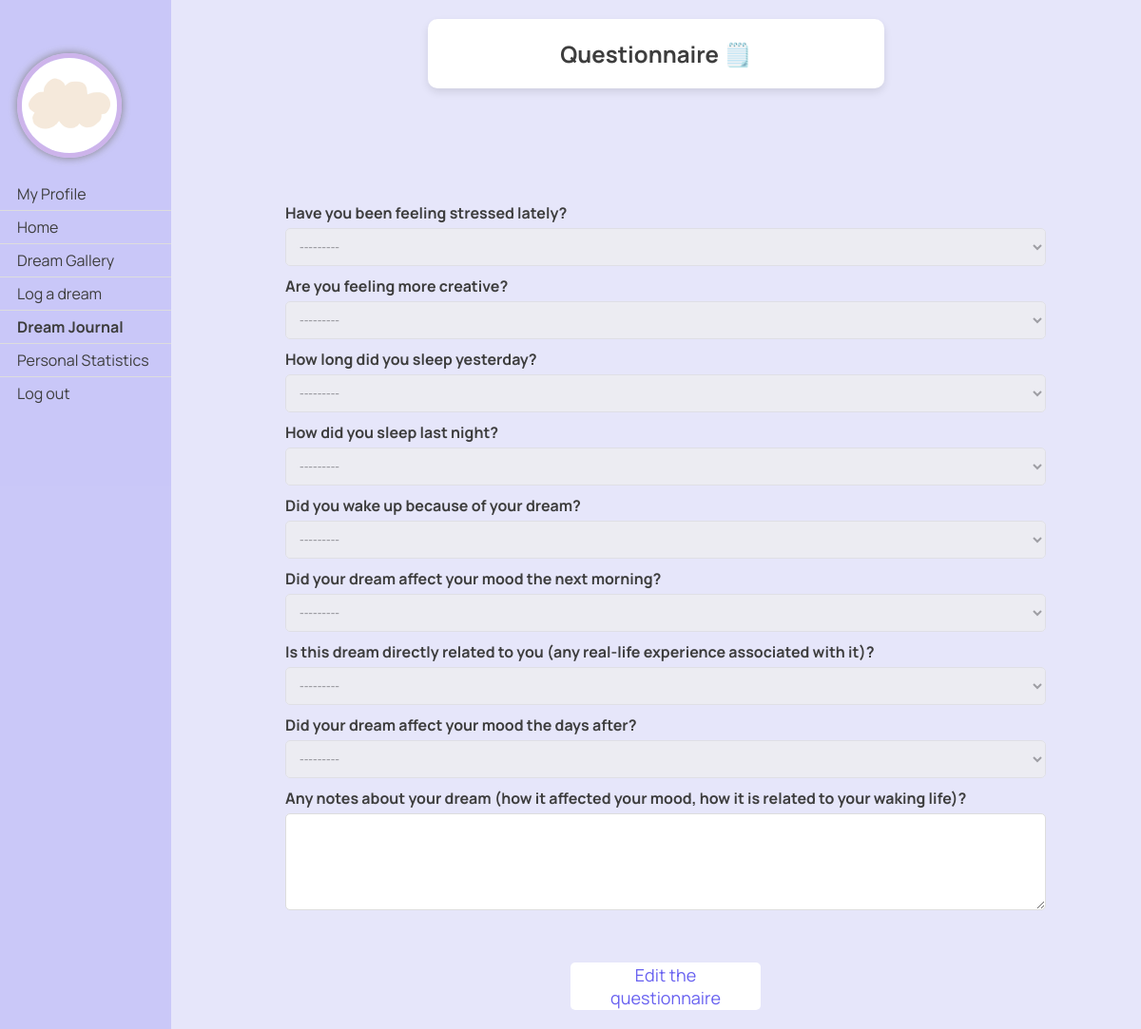
Page /dreams/questionnaire/313/ (signed in) on the committed database.
### dreams/models.py (models this page shows, shortened)
class Profile(models.Model):
    user = models.OneToOneField(User, on_delete=models.CASCADE)
    avatar = models.CharField(max_length=100, choices=[
        ('1.jpg', 'Picture 1'),
        ('3.jpg', 'Picture 3'),
        ('4.jpg', 'Picture 4'),
        ('5.jpg', 'Picture 5'),
        ('6.jpg', 'Picture 6'),
        ('7.jpg', 'Picture 7'),
        ('8.jpg', 'Picture 8'),
        ('9.jpg', 'Picture 9'),
        ('10.jpg', 'Picture 10'),
        ('11.jpg', 'Picture 11'),
        ('12.jpg', 'Picture 12'),
        ('13.jpg', 'Picture 13'),
    ],
                              default='1.jpg')
    bio = models.TextField()

class Questionnaire(models.Model):
    dream = models.OneToOneField(Dream, on_delete=models.CASCADE, related_name='questionnaire')
    quality_option = [
        ('0', 'Very poor'),
        ('1', 'Poor'),
        ('2', 'Neutral'),
        ('3', 'Good'),
        ('4', 'Very Good'),
    ]
    boolean_option = [
        ('0', 'No'),
        ('1', 'Yes'),
    ]
    duration_option = [
        ('0', 'Less than 3 hours'),
        ('1', '3-5 hours'),
        ('2', '6-8 hours'),
        ('3', 'More than 8 hours'),
    ]
    stress = models.CharField(max_length=1, choices=boolean_option, blank=True, null=True)
    creativity = models.CharField(max_length=1, choices=boolean_option, blank=True, null=True)
    sleep_duration = models.CharField(max_length=1, choices=duration_option, blank=True, null=True)
    sleep_quality = models.CharField(max_length=1, choices=quality_option, blank=True, null=True)
    awakening = models.CharField(max_length=1, choices=boolean_option, blank=True, null=True)
    morning_mood = models.CharField(max_length=1, choices=boolean_option, blank=True, null=True)
    dream_relation_oneself = models.CharField(max_length=1, choices=boolean_option, blank=True, null=True)
    dream_impact_mood = models.CharField(max_length=1, choices=boolean_option, blank=True, null=True)
    notes = models.TextField(blank=True, null=True)

### dreams/views.py (the view, shortened to what this page needs)
# urls.py: path('questionnaire/<int:dream_id>/', views.questionnaire, name='questionnaire'),
@login_required
def questionnaire(request, dream_id):
    dream = get_object_or_404(Dream, id=dream_id)
    edit_questionnaire = False
    view_only = request.method == 'GET'
    if hasattr(dream, 'questionnaire'):
        questionnaire = dream.questionnaire
        form = QuestionnaireForm(instance=questionnaire)
        if view_only:
            for field in form.fields.values():
                field.widget.attrs['disabled'] = 'disabled'
    else:
        questionnaire = None
        form = QuestionnaireForm()
    return render(request, 'dreams/questionnaire.html', {'form': form, 'dream': dream, 'view_only': view_only, 'edit_questionnaire': edit_questionnaire})

### dreams/templates/dreams/questionnaire.html (shortened to what this page needs)
{% load static %}
<!DOCTYPE html>
<html lang="en">
<head>
    <link rel="stylesheet" type="text/css" href="{% static 'css/styles.css' %}">
</head>
<body>
<div class="sidenav">
    <a href="{% url 'dreams:profile' %}" class="profile-link">
        <img src="{% static 'pfps/'|add:user.profile.avatar %}"
             style="width: 100px; height: 100px; border-radius: 50%; border: 5px solid #cdb4eb; box-shadow: 0 0 10px #808080;">
        <br></br>
        <span>My Profile</span>
    </a>
    <a href="/">Home</a>
    <a href="{% url 'dreams:gallery' %}">Dream Gallery</a>
    <a href="{% url 'dreams:log_dream' %}">Log a dream</a>
    <a href="{% url 'dreams:dream_journal' %}"><b>Dream Journal</b></a>
    <a href="{% url 'dreams:personal_statistics' %}">Personal Statistics</a>
    <a href="{% url 'logout' %}">Log out</a>
</div>
<div class="header">
    <h2>Questionnaire 🗒️</h2>
</div>
    <div class="container">
        <form class="form-container" method="post">
            {% for field in form %}
                <div class="form-group">
                    {{ field.label_tag }}
                    {{ field }}
                </div>
            {% endfor %}
            {% if view_only %}
                <div style="display: flex; gap: 10px; margin-top: 50px; justify-content: center;">
                    <form action="{% url 'dreams:questionnaire' dream.id %}" method="post">
                        <button type="submit" name="edit_questionnaire" value="true" class="btn">Edit the questionnaire</button>
                    </form>
                </div>
             {% else %}
             <button type="submit" class="btn btn-primary">Submit</button>
            {% endif %}
        </form>
    </div>
</body>
</html>

### static/css/styles.css (style rules this page uses)
body { font-family: 'Manrope', -apple-system, BlinkMacSystemFont, "Segoe UI", Roboto, Oxygen-Sans, Ubuntu, Cantarell, "Helvetica Neue", sans-serif; margin: 0; padding: 0; background-color: #E6E6FA; }
.button, button { font-family: 'Manrope', sans-serif; background-color: white; color: rgba(103, 96, 240); text-decoration: none; padding: 10px 20px; border: none; border-radius: 5px; font-size: 18px; cursor: pointer; width: 200px; height: 50px; display: inline-flex; align-items: center; justify-content: center; transition: background-color 0.3s, color 0.3s; }

### dreams/templates/dreams/questionnaire.html (style rules this page uses)
body, html { margin: 0; padding: 0; width: 100%; height: 100%; font-family: 'Manrope', -apple-system, BlinkMacSystemFont, "Segoe UI", Roboto, Oxygen-Sans, Ubuntu, Cantarell, "Helvetica Neue", sans-serif; display: flex; flex-direction: column; justify-content: space-between; align-items: center; }
.header { background: #FFFFFF; color: #3D3D3D; border-radius: 10px; box-shadow: 0 4px 8px rgba(0, 0, 0, 0.1); width: 40%; text-align: center; margin-top: 20px; margin-left: 180px; margin-bottom: 220px; z-index: 2; position: relative; }
.sidenav { height: 100%; width: 180px; position: fixed; z-index: 1; top: 0; left: 0; background-color: rgba(103, 96, 240, 0.224); overflow-x: hidden; padding-top: 50px; }
.sidenav a { padding: 6px 8px 6px 18px; text-decoration: none; font-size: 16px; color: #3D3D3D; display: block; border-bottom: 1px solid #ddd; }
.sidenav a:last-child { border-bottom: none; }
.container { display: flex; flex-direction: column; font-family: 'Manrope'; justify-content: center; align-items: center; width: calc(100% - 200px); height: calc(100vh - 150px); margin-left: 200px; z-index: 1; }
.form-container { max-width: 800px; width: 100%; padding: 20px; border-radius: 10px; }
.form-group { margin-bottom: 10px; }
.form-group label { display: block; font-weight: bold; margin-bottom: 5px; color: #3D3D3D; }
.form-group input, .form-group select, .form-group textarea { width: 100%; padding: 10px; border: 1px solid #ddd; border-radius: 5px; box-sizing: border-box; font-size: 14px; }
.form-group textarea { resize: vertical; min-height: 100px; background-color: #FFFFFF; }

### rows in the picture
Questionnaire: form "---------" "---------" "---------" "---------" "---------" "---------" "---------" "---------"

### other values in the picture
{{ field.label_tag }} "Have you been feeling stressed lately?" "Are you feeling more creative?" "How long did you sleep yesterday?" "How did you sleep last night?" "Did you wake up because of your dream?" "Did your dream affect your mood the next morning?" "Is this dream directly related to you (any real-life experience associated with it)?" "Did your dream affect your mood the days after?" "Any notes about your dream (how it affected your mood, how it is related to your waking life)?"
